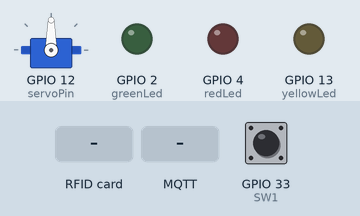
A sketch run on a simulated ESP32. Shown: servo, output pins drawn as LEDs (lit = HIGH). Dashed ring = blinking. Inputs (shaded band) come from the test bench; at power-on: GPIO 33 (SW1) LOW. WiFi joins after 1.5 s; servers stay silent unless stated; random numbers use the default seed unless the sketch sets one; no MQTT or app messages arrive unless stated; what the sketch prints to the serial monitor is not drawn.

Above: at 3.2 s.
3.3 s: RFID card B2 B9 2C 3D held to the reader
At 4.7 s:
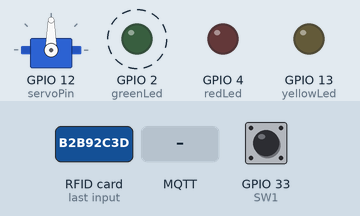
5.9 s: MQTT message "esp32/konto" arrives on the third subscribed topic
At 6.3 s:
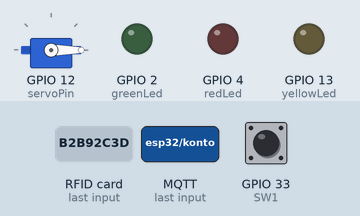
7.4 s: RFID card D2 F6 97 18 held to the reader
At 8.2 s:
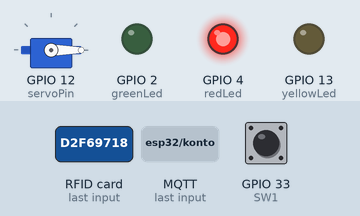
Timing chart, 0 to 10.5 s (numbered marks = the images above; inputs shaded):
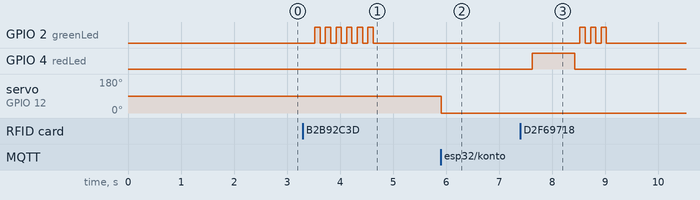

The sketch:

ladestasjon.ino
```cpp
/*
Oppsett RFID scanner:
SDA pinne 5
SCK pinne 18
MOSI pinne 23
MISO pinne 19
RQ pinne Ingen tilkobling
RST pinne 22

Oppsett andre komponentar:
Gul led-pinne 35
Raud led-pinne 4
Grønn led-pinne 2
Potmeter-pinne 34
Pull-down knapp pinne 33
Servo-pinne 12
Anbefalar å koble ein LED til målepinnen til potmeteret,
for å gje kjøparen visuell input

Switch-case struktur
case 1: ventecase{Her blir konto og batteri oppdatert, venter på eit av to gyldige rfid kort, eit kort tar deg til case 2 det andre til case 3}
case 2: ladecase{Venter til knappen blir trykt inn, reknar ut ny kontosaldo og batteriprosent frå vridninga på potmeteret,
        går til case 1 om betalinga er godkjent, tilbake i case 2 om ikkje}
case 3: getReady{Venter på trykk for å signalisere at spilleren er klar, går til case 4}
case 4: spillVent{Dersom spilleren trykker inn knappen, case 1, viss ikkje case 5}
case 5: reaksjonscase{Spilleren må trykke på knappen innen 3 sek for å vinne peng, går alltid til case 1}
*/

//Nødvendige bibliotek for ladestasjonen
#include <SPI.h>
#include <MFRC522.h>
#define RST_PIN         22
#define SS_PIN          5
MFRC522 mfrc522(SS_PIN, RST_PIN);
#include <WiFi.h>
#include <PubSubClient.h>
#include <Wire.h>
#include <Servo.h>

// Lagrer SSID og passord på nettverket vi benytter oss av i to konstanter
const char* ssid = "ThisIsANetwork";
const char* password = "ThisIsPassword";
// Lagrer IP-adressen til MQTT-brokeren vi benytter oss av
const char* mqtt_server = "192.168.231.216";

// Setter opp Wifi, PubSubClient og servo
WiFiClient espLADEClient;
PubSubClient client(espLADEClient);
long lastMsg = 0;
char msg[50];
int value = 0;
Servo servo;

/*Funksjon for å sette opp Wifi*/
void setup_wifi() {
  delay(500);
  // Indikerer at vi starter oppkoblingen til Wifi
  Serial.println();
  Serial.print("Kobler til");
  Serial.println(ssid);

  WiFi.begin(ssid, password);
  //Dersom vi venter på å bli koblet opp printes det "..."
  while (WiFi.status() != WL_CONNECTED) {
    delay(500);
    Serial.print(".");
  }
  //Indikerer at vi er koblet opp, samt returnerer IP adressen
  Serial.println("");
  Serial.println("WiFi koblet til");
  Serial.println("IP addressen: ");
  Serial.println(WiFi.localIP());
}

//Bestemmer navn for ledpinner, potentiometerpinne, servo og knapp pinne
const int redLed = 4;
const int greenLed = 2;
const int yellowLed = 13;
const int potPin = 34;
const int SW1 = 33;
const int servoPin = 12;
/*Ventevariablar, kan kanskje omgjerast til lokale?*/
unsigned long wait;
unsigned long now = 0;
unsigned long wait1 = 0;

int cases = 1; //Variabelen som handtera case-struktur
int strompris = 20; //Gir strømprisen ein basisverdi, fordi den kunn blir oppdatert når miljøstasjonen sender ut MQTT melding
int konto; //Denne variabelen skal halde saldoen på kontoen, oppdaterast i case 1 og 2
const int batteriKap = 64; //Batterikapasitet i kWh, illustrerande verdi
int batteri; //Held batteriet i prosent i Zumoen, oppdaterast i case 1 og 2

void setup() {
  //Led-pinnene er output
  pinMode(redLed,OUTPUT);
  pinMode(yellowLed,OUTPUT);
  pinMode(greenLed,OUTPUT);
  //Knapp og pot-meter er input noder
  pinMode(SW1,INPUT);
  pinMode(potPin, INPUT);
  //Starter serie kommunikasjon
  Serial.begin(115200);
  //Starter Serial Peripheral Interface og setter opp rfid
  SPI.begin();
  mfrc522.PCD_Init();
  //Setter opp servo
  servo.attach(servoPin);
  //Caller setup wifi
  setup_wifi();
  //Setter opp mqtt server
  client.setServer(mqtt_server, 1883);
  client.setCallback(callback);
}

/*Denne funksjonen handterar inkommande MQTT meldingar*/
void callback(char* topic, byte* message, unsigned int length) {
  if(String(topic)== "esp32/konto"){ //Om meldingen kjem på topicet konto
    Serial.println("Henta kontoutskrift");
    String messageTemp;
    for (int i = 0; i < length; i++) {
      messageTemp += (char)message[i];} //Gjer meldinga om til ein string som kan lesast
    konto = messageTemp.toInt(); //oppdaterar konto med int versjonen av meldinga
    Serial.println(konto);
    }
  if(String(topic) == "esp32/solcelle"){ //Om meldinga kjem på topicet solcelle
    Serial.println("Henta straumpris");
    String messageTemp;
    for (int i = 0; i < length; i++) {
      messageTemp += (char)message[i];}
    strompris = messageTemp.toInt();
    Serial.println(strompris);
    }
  if(String(topic) == "esp32/batteri"){ //Om meldinga kjem på batteri topic
    Serial.println("Henta resterande batteri: ");
    String messageTemp;
    for (int i = 0; i < length; i++) {
      messageTemp += (char)message[i];}
    batteri = messageTemp.toInt();
    Serial.println(batteri);
    if(batteri < 40){
      servo.write(0);
      }
    else{
      servo.write(90);
      }
    }
}

/*Handterar kobling til Wifi om det fell ut*/
void reconnect() {
  // Loop fram til vi er kopla til igjen
  while (!client.connected()) {
    Serial.print("Forsøker MQTT tilkopling...");
    // Forsøker å koble til, printer resultat til serial monitor
    if (client.connect("ESP8266Client")) {
      Serial.println("tilkopla");
      // Subscribe til topicsa vi bruker i modulen
      client.subscribe("esp32/konto");
      client.subscribe("esp32/solcelle");
      client.subscribe("esp32/batteri");
    } else {
      Serial.print("feilet, rc=");
      Serial.print(client.state());
      Serial.println(" prøver igjen om 5 sekund");
      // Venter 5 sek før omprøving
      delay(5000);
    }
  }
}

/*Funksjon for grønn ledbllink*/
void celebrate(){
    for(int i = 0; i < 3;i++){
      digitalWrite(greenLed, HIGH);
      delay(100);
      digitalWrite(greenLed, LOW);
      delay(100);}
    }
/*Funksjon for raud ledblink*/
void feil(){ //Her er funksjonen for feilblink
  for(int i=0; i<3;i++){
      digitalWrite(redLed, HIGH);
      delay(100);
      digitalWrite(redLed, LOW);}
      delay(100);
      }

/*Her køyrer hovudprogrammet*/
void loop(){
  //Basert på switch case struktur
  switch(cases){
    case 1: {
      //Skrur av alle ledsa her, sidan det kan være ulike resultat i spelet
      digitalWrite(yellowLed,LOW);
      digitalWrite(greenLed,LOW);
      digitalWrite(redLed,LOW);
      //køyrer reconnect om vi har falt ut av wifi tilkoplinga
      if (!client.connected()) {
         reconnect();
      }
      client.loop();
      int period = 2000;
      unsigned long now1 = millis();
      //Oppdaterar batteri og konto kvart andre sekund
      if(now1 - wait1 > period){
          client.publish("esp32/requestKonto", "40");//Verdien vi publisera er irrelevant
          client.publish("esp32/requestBattery", "40");
          int x = servo.read();//Leser av vinkelen til servoen
          char vinkelString[8];
          dtostrf(x, 1, 2, vinkelString);
          client.publish("esp32/bomVinkel",vinkelString);//Publiserer vinkelinfoen

          wait1 = millis();}

      if ( ! mfrc522.PICC_IsNewCardPresent()){
        return;}
      if ( ! mfrc522.PICC_ReadCardSerial()) {
        return;}

      //Oppretter en plass vi kan lagre avlesingene fra readeren
      String innhold= "";
      byte letter;
      //So lenge ingenting er registrert på RFID scanneren
      while(innhold ==""){
      for (byte i = 0; i < mfrc522.uid.size; i++)
      {
         innhold.concat(String(mfrc522.uid.uidByte[i] < 0x10 ? " 0" : " "));
         innhold.concat(String(mfrc522.uid.uidByte[i], HEX));
      }
      Serial.println();
      innhold.toUpperCase();
      if (innhold.substring(1) == "B2 B9 2C 3D"){ //UID-taggen til kortet på zumobilen {
        Serial.println("Velkommen gruppe 1");
        cases = 2; //Gå til case 2, lading
        delay(200);
        break;}
      if (innhold.substring(1) == "D2 F6 97 18"){ //UID-taggen til kortet på zumobilen {
        Serial.println("Velkommen til Casino");
        Serial.println();
        delay(200);
        cases = 3; //Gå til case 3, spel del 1
        break;}
     else {
        Serial.println("Ikke registrert kunde"); //Kortet er ikkje registret
        delay(1000);//Går tulbake til case 1
        break;}
     }//Etter while-løkka
     break;
    }

   case 2:{ //Ladestasjon
      digitalWrite(yellowLed,HIGH); //Skrur på det gule lyset
      int x; //Lokal varibel for mellombels lagring av data frå potmeteret
      //So lenge knappen ikkje er trykt inn
      while(digitalRead(SW1)==HIGH){
        x = analogRead(potPin);// Leser av potentiometerverdien

        //Kjører samme sekvensen for å få batteri og konto oppdatert som i case 1
        if (!client.connected()) {
         reconnect();}
        client.loop();
        int period = 2000;
        unsigned long now1 = millis();
        if(now1 - wait1 > period){
          client.publish("esp32/requestKonto", "40");//Verdien vi publisera er irrelevant
          client.publish("esp32/requestBattery", "40");
          wait1 = millis();}
        }
      digitalWrite(yellowLed,LOW);//Skrur av det gule lyset

      int percentage = map(x, 0, 4095, 0, 100); //Finner prosent opplading frå potmeterverdien
      if((percentage + batteri) >100){ //Sørger for at stømmen ikkje kan være over 100%
        percentage = 100 - batteri;
        }
      int nyKonto = konto - (percentage * batteriKap * strompris * 0.01); //Reknar ut straumpris
      int nyBatteri = batteri + percentage; //Reknar ut ny batteriprosent

      if(nyKonto<0 && batteri>10){ //Dersom kontoen hadde blitt negativ, og batteriet er over 10% frå før
        cases = 2; //Neste case er case 2 igjen
        feil();//Blinker raudt for å indikere at transaksjonen feila
        feil();}
      else{ //Ved ny saldo godkjent
        cases = 1; //Går tilbake til case 1 når sekvensen er over
        celebrate(); //Blinker grønt for å indikere at transaksjonen fungerte
        celebrate();
        char kontoString[8]; //Konvertera til rett datatype
        dtostrf(nyKonto, 1, 2, kontoString);
        client.publish("esp32/updateKonto", kontoString); //Publisera ny kontoverdi

        char batteriString[8]; //Konvertera til rett datatype
        dtostrf(nyBatteri, 1, 2, batteriString);
        client.publish("esp32/updateBattery", batteriString); //Publisera ny batteriverdi
        servo.write(90); //Setter opp bommen
        delay(1000); //Bruker delay for å vente, da dette ikkje skal påverke andre delar av programmet
        }
      break;
      }
   case 3: {  //Spel - del 1, gjer klar
     while(digitalRead(SW1)==HIGH){ //Vent på knppetrykk
        digitalWrite(yellowLed,HIGH); //Gul led på
        cases = 4;} //Neste case er 4
   }
   case 4: { //Spel - del 2, ventefase
    digitalWrite(redLed, HIGH); //Gul og raud led lyser no
    int time = random(3000, 6000); //Ventetida er tilfeldig
    delay(500);
    wait = millis();
    now = millis();
    cases = 5; //Neste case er 5, om vi ikkje går inn i if-setninga
    while(now - wait <= time){ //I ventetida
      if(digitalRead(SW1)==LOW){ //Om du trykker på knappen
        cases = 1; //Gå tilbake til case 1
        feil(); //Blink raudt for tap
        break;
        }
     now = millis();
     }
    }
   case 5:{ //Spel - del 3, reaksjonsfase
     digitalWrite(redLed,LOW); //Skru av raud led, på med grønn
     digitalWrite(greenLed, HIGH);
     int period = 3000; //Kan reagere opp til 3 sek
     now = millis();
     wait = millis();
     while(now - wait < period){ //I perioden 3 sek
     if(digitalRead(SW1)==LOW){ //Dersom du klikker på knappen
          konto = konto + 750; //Oppdater konto med 750kr ekstra
          char kontoString[8]; //Konvertera til rett datatype
          dtostrf(konto, 1, 2, kontoString);
          client.publish("esp32/updateKonto", kontoString); //Publisera ny kontoverdi
          celebrate(); //Blinkar grønt lys for iindikere vinning
          break; }
     }
     cases = 1; //GÅ TIL CASE 1
     break;
    }
  }
}

/*
Forbetring av koden vidare
Gjere nokre av desse om til funksjonar:
-Oppdatering av tal via MQTT(gjerast 4 gonga)
-case 3 og 4 kan gjerne være pakka inn i funksjonar då det ikkje skjer nokon kommunikasjon her
-Utrekning av tal o.l.

Rydde i ka som treng å være globale variablar og kva som kan være lokalt

Navngivinga er ganske innafor, men bør sjåast gjennom

Legge til kontroll av bommen frå nettside, burde være greit å gjennomføre gjennom http
*/

//Koden til autorisasjonen ved hjelp av RFID er inspierert av denne videoen:
//https://www.youtube.com/watch?v=pJLjFm4Ipro
```

Measured:
- after the input at 3.3 s, GPIO 2 (greenLed): alternates HIGH for 0.10 s and LOW for 0.10 s, 12 changes in all, then stays LOW, starting after 0.22 s
- after the input at 5.9 s, servo on GPIO 12 (servoPin): 90° → 0° at once
- after the input at 7.4 s, GPIO 2 (greenLed): alternates HIGH for 0.10 s and LOW for 0.10 s, 6 changes in all, then stays LOW, starting after 1.1 s; GPIO 4 (redLed): LOW → HIGH after 0.23 s, → LOW 0.80 s later
